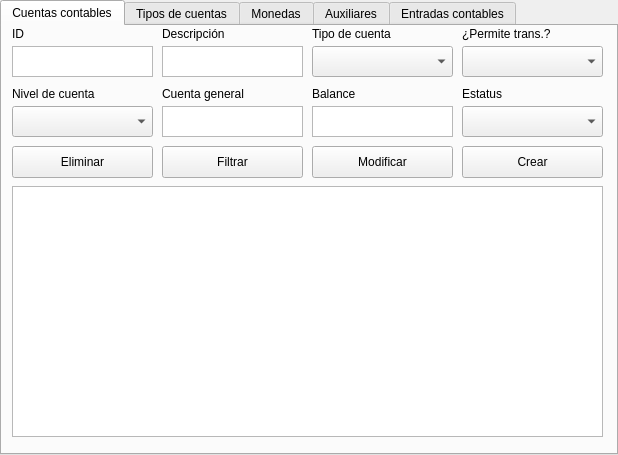
<?xml version="1.0" encoding="UTF-8"?>
<ui version="4.0">
 <class>tabWidget</class>
 <widget class="QTabWidget" name="tabWidget">
  <property name="geometry">
   <rect>
    <x>0</x>
    <y>0</y>
    <width>618</width>
    <height>455</height>
   </rect>
  </property>
  <property name="windowTitle">
   <string>tabWidget</string>
  </property>
  <property name="currentIndex">
   <number>0</number>
  </property>
  <widget class="QWidget" name="accountingTab">
   <attribute name="title">
    <string>Cuentas contables</string>
   </attribute>
   <widget class="QTableWidget" name="accountingTable">
    <property name="geometry">
     <rect>
      <x>10</x>
      <y>160</y>
      <width>591</width>
      <height>251</height>
     </rect>
    </property>
   </widget>
   <widget class="QPushButton" name="accountingUpdateBtn">
    <property name="geometry">
     <rect>
      <x>310</x>
      <y>120</y>
      <width>141</width>
      <height>32</height>
     </rect>
    </property>
    <property name="text">
     <string>Modificar</string>
    </property>
   </widget>
   <widget class="QPushButton" name="accountingInsertBtn">
    <property name="geometry">
     <rect>
      <x>460</x>
      <y>120</y>
      <width>141</width>
      <height>32</height>
     </rect>
    </property>
    <property name="text">
     <string>Crear</string>
    </property>
   </widget>
   <widget class="QTextEdit" name="accountingIdTxt">
    <property name="geometry">
     <rect>
      <x>10</x>
      <y>20</y>
      <width>141</width>
      <height>31</height>
     </rect>
    </property>
   </widget>
   <widget class="QTextEdit" name="accountingDescTxt">
    <property name="geometry">
     <rect>
      <x>160</x>
      <y>20</y>
      <width>141</width>
      <height>31</height>
     </rect>
    </property>
   </widget>
   <widget class="QTextEdit" name="accountingGnlAccTxt">
    <property name="geometry">
     <rect>
      <x>160</x>
      <y>80</y>
      <width>141</width>
      <height>31</height>
     </rect>
    </property>
   </widget>
   <widget class="QTextEdit" name="accountingBlnTxt">
    <property name="geometry">
     <rect>
      <x>310</x>
      <y>80</y>
      <width>141</width>
      <height>31</height>
     </rect>
    </property>
   </widget>
   <widget class="QLabel" name="accountingIdLbl">
    <property name="geometry">
     <rect>
      <x>10</x>
      <y>0</y>
      <width>60</width>
      <height>16</height>
     </rect>
    </property>
    <property name="text">
     <string>ID</string>
    </property>
   </widget>
   <widget class="QLabel" name="accountingDescLbl">
    <property name="geometry">
     <rect>
      <x>160</x>
      <y>0</y>
      <width>91</width>
      <height>16</height>
     </rect>
    </property>
    <property name="text">
     <string>Descripción</string>
    </property>
   </widget>
   <widget class="QLabel" name="accountingAccTypeLbl">
    <property name="geometry">
     <rect>
      <x>310</x>
      <y>0</y>
      <width>121</width>
      <height>16</height>
     </rect>
    </property>
    <property name="text">
     <string>Tipo de cuenta</string>
    </property>
   </widget>
   <widget class="QLabel" name="accountingTrxAllowedLbl">
    <property name="geometry">
     <rect>
      <x>460</x>
      <y>0</y>
      <width>111</width>
      <height>16</height>
     </rect>
    </property>
    <property name="text">
     <string>¿Permite trans.?</string>
    </property>
   </widget>
   <widget class="QLabel" name="accountingAccLvlLbl">
    <property name="geometry">
     <rect>
      <x>10</x>
      <y>60</y>
      <width>121</width>
      <height>16</height>
     </rect>
    </property>
    <property name="text">
     <string>Nivel de cuenta</string>
    </property>
   </widget>
   <widget class="QLabel" name="accountingGnlAccLbl">
    <property name="geometry">
     <rect>
      <x>160</x>
      <y>60</y>
      <width>121</width>
      <height>16</height>
     </rect>
    </property>
    <property name="text">
     <string>Cuenta general</string>
    </property>
   </widget>
   <widget class="QLabel" name="accountingBlncLbl">
    <property name="geometry">
     <rect>
      <x>310</x>
      <y>60</y>
      <width>101</width>
      <height>16</height>
     </rect>
    </property>
    <property name="text">
     <string>Balance</string>
    </property>
   </widget>
   <widget class="QLabel" name="accountingStatusLbl">
    <property name="geometry">
     <rect>
      <x>460</x>
      <y>60</y>
      <width>111</width>
      <height>16</height>
     </rect>
    </property>
    <property name="text">
     <string>Estatus</string>
    </property>
   </widget>
   <widget class="QPushButton" name="accountingFilterBtn">
    <property name="geometry">
     <rect>
      <x>160</x>
      <y>120</y>
      <width>141</width>
      <height>32</height>
     </rect>
    </property>
    <property name="text">
     <string>Filtrar</string>
    </property>
   </widget>
   <widget class="QPushButton" name="accountingDeleteBtn">
    <property name="geometry">
     <rect>
      <x>10</x>
      <y>120</y>
      <width>141</width>
      <height>32</height>
     </rect>
    </property>
    <property name="text">
     <string>Eliminar</string>
    </property>
   </widget>
   <widget class="QComboBox" name="accountingTrxAllwTxt">
    <property name="geometry">
     <rect>
      <x>460</x>
      <y>20</y>
      <width>141</width>
      <height>31</height>
     </rect>
    </property>
   </widget>
   <widget class="QComboBox" name="accountingAccTypeTxt">
    <property name="geometry">
     <rect>
      <x>310</x>
      <y>20</y>
      <width>141</width>
      <height>31</height>
     </rect>
    </property>
   </widget>
   <widget class="QComboBox" name="accountingStsTxt">
    <property name="geometry">
     <rect>
      <x>460</x>
      <y>80</y>
      <width>141</width>
      <height>31</height>
     </rect>
    </property>
   </widget>
   <widget class="QComboBox" name="accountingAccLvlTxt">
    <property name="geometry">
     <rect>
      <x>10</x>
      <y>80</y>
      <width>141</width>
      <height>31</height>
     </rect>
    </property>
   </widget>
  </widget>
  <widget class="QWidget" name="acctypesTab">
   <attribute name="title">
    <string>Tipos de cuentas</string>
   </attribute>
   <widget class="QTableWidget" name="acctypeTable">
    <property name="geometry">
     <rect>
      <x>80</x>
      <y>140</y>
      <width>451</width>
      <height>261</height>
     </rect>
    </property>
   </widget>
   <widget class="QLabel" name="acctypeIdLbl">
    <property name="geometry">
     <rect>
      <x>80</x>
      <y>10</y>
      <width>60</width>
      <height>16</height>
     </rect>
    </property>
    <property name="text">
     <string>ID</string>
    </property>
   </widget>
   <widget class="QTextEdit" name="acctypeDescTxt">
    <property name="geometry">
     <rect>
      <x>80</x>
      <y>90</y>
      <width>141</width>
      <height>31</height>
     </rect>
    </property>
   </widget>
   <widget class="QTextEdit" name="acctypeOrgTxt">
    <property name="geometry">
     <rect>
      <x>230</x>
      <y>30</y>
      <width>141</width>
      <height>31</height>
     </rect>
    </property>
   </widget>
   <widget class="QLabel" name="acctypeOrigLbl">
    <property name="geometry">
     <rect>
      <x>230</x>
      <y>10</y>
      <width>60</width>
      <height>16</height>
     </rect>
    </property>
    <property name="text">
     <string>Origen</string>
    </property>
   </widget>
   <widget class="QTextEdit" name="acctypeIdTxt">
    <property name="geometry">
     <rect>
      <x>80</x>
      <y>30</y>
      <width>141</width>
      <height>31</height>
     </rect>
    </property>
   </widget>
   <widget class="QLabel" name="acctypeDescLbl">
    <property name="geometry">
     <rect>
      <x>80</x>
      <y>70</y>
      <width>91</width>
      <height>16</height>
     </rect>
    </property>
    <property name="text">
     <string>Descripción</string>
    </property>
   </widget>
   <widget class="QLabel" name="acctypeStatusLbl">
    <property name="geometry">
     <rect>
      <x>230</x>
      <y>70</y>
      <width>60</width>
      <height>16</height>
     </rect>
    </property>
    <property name="text">
     <string>Estatus</string>
    </property>
   </widget>
   <widget class="QTextEdit" name="acctypeStsTxt">
    <property name="geometry">
     <rect>
      <x>230</x>
      <y>90</y>
      <width>141</width>
      <height>31</height>
     </rect>
    </property>
   </widget>
   <widget class="QPushButton" name="acctypeInsertBtn">
    <property name="geometry">
     <rect>
      <x>390</x>
      <y>100</y>
      <width>141</width>
      <height>32</height>
     </rect>
    </property>
    <property name="text">
     <string>Crear</string>
    </property>
   </widget>
   <widget class="QPushButton" name="acctypeFilterBtn">
    <property name="geometry">
     <rect>
      <x>390</x>
      <y>40</y>
      <width>141</width>
      <height>32</height>
     </rect>
    </property>
    <property name="text">
     <string>Filtrar</string>
    </property>
   </widget>
   <widget class="QPushButton" name="acctypeUpdateBtn">
    <property name="geometry">
     <rect>
      <x>390</x>
      <y>70</y>
      <width>141</width>
      <height>32</height>
     </rect>
    </property>
    <property name="text">
     <string>Modificar</string>
    </property>
   </widget>
   <widget class="QPushButton" name="acctypeDeleteBtn">
    <property name="geometry">
     <rect>
      <x>390</x>
      <y>10</y>
      <width>141</width>
      <height>32</height>
     </rect>
    </property>
    <property name="text">
     <string>Eliminar</string>
    </property>
   </widget>
  </widget>
  <widget class="QWidget" name="currencyTab">
   <attribute name="title">
    <string>Monedas</string>
   </attribute>
   <widget class="QLabel" name="currencyRateLbl">
    <property name="geometry">
     <rect>
      <x>230</x>
      <y>10</y>
      <width>60</width>
      <height>16</height>
     </rect>
    </property>
    <property name="text">
     <string>Tasa</string>
    </property>
   </widget>
   <widget class="QTableWidget" name="currencyTable">
    <property name="geometry">
     <rect>
      <x>80</x>
      <y>140</y>
      <width>451</width>
      <height>261</height>
     </rect>
    </property>
   </widget>
   <widget class="QTextEdit" name="currencyRateTxt">
    <property name="geometry">
     <rect>
      <x>230</x>
      <y>30</y>
      <width>131</width>
      <height>31</height>
     </rect>
    </property>
   </widget>
   <widget class="QPushButton" name="currencyFetchBtn">
    <property name="geometry">
     <rect>
      <x>370</x>
      <y>100</y>
      <width>161</width>
      <height>32</height>
     </rect>
    </property>
    <property name="text">
     <string>Actualizar tasas</string>
    </property>
   </widget>
   <widget class="QTextEdit" name="currencyIdTxt">
    <property name="geometry">
     <rect>
      <x>80</x>
      <y>30</y>
      <width>131</width>
      <height>31</height>
     </rect>
    </property>
   </widget>
   <widget class="QLabel" name="currencyStatusLbl">
    <property name="geometry">
     <rect>
      <x>230</x>
      <y>70</y>
      <width>60</width>
      <height>16</height>
     </rect>
    </property>
    <property name="text">
     <string>Estatus</string>
    </property>
   </widget>
   <widget class="QLabel" name="currencyIdLbl">
    <property name="geometry">
     <rect>
      <x>80</x>
      <y>10</y>
      <width>60</width>
      <height>16</height>
     </rect>
    </property>
    <property name="text">
     <string>ID</string>
    </property>
   </widget>
   <widget class="QTextEdit" name="currencyStsTxt">
    <property name="geometry">
     <rect>
      <x>230</x>
      <y>90</y>
      <width>131</width>
      <height>31</height>
     </rect>
    </property>
   </widget>
   <widget class="QTextEdit" name="currencyDescTxt">
    <property name="geometry">
     <rect>
      <x>80</x>
      <y>90</y>
      <width>131</width>
      <height>31</height>
     </rect>
    </property>
   </widget>
   <widget class="QPushButton" name="currencyDeleteBtn">
    <property name="geometry">
     <rect>
      <x>370</x>
      <y>10</y>
      <width>81</width>
      <height>32</height>
     </rect>
    </property>
    <property name="text">
     <string>Eliminar</string>
    </property>
   </widget>
   <widget class="QPushButton" name="currencyUpdateBtn">
    <property name="geometry">
     <rect>
      <x>370</x>
      <y>40</y>
      <width>161</width>
      <height>32</height>
     </rect>
    </property>
    <property name="text">
     <string>Modificar</string>
    </property>
   </widget>
   <widget class="QPushButton" name="currencyInsertBtn">
    <property name="geometry">
     <rect>
      <x>450</x>
      <y>10</y>
      <width>81</width>
      <height>32</height>
     </rect>
    </property>
    <property name="text">
     <string>Crear</string>
    </property>
   </widget>
   <widget class="QLabel" name="currencyDescLbl">
    <property name="geometry">
     <rect>
      <x>80</x>
      <y>70</y>
      <width>91</width>
      <height>16</height>
     </rect>
    </property>
    <property name="text">
     <string>Descripción</string>
    </property>
   </widget>
   <widget class="QPushButton" name="currencyFilterBtn">
    <property name="geometry">
     <rect>
      <x>370</x>
      <y>70</y>
      <width>161</width>
      <height>32</height>
     </rect>
    </property>
    <property name="text">
     <string>Filtrar</string>
    </property>
   </widget>
  </widget>
  <widget class="QWidget" name="usersTab">
   <attribute name="title">
    <string>Auxiliares</string>
   </attribute>
   <widget class="QPushButton" name="auxDeleteBtn">
    <property name="geometry">
     <rect>
      <x>390</x>
      <y>10</y>
      <width>141</width>
      <height>32</height>
     </rect>
    </property>
    <property name="text">
     <string>Eliminar</string>
    </property>
   </widget>
   <widget class="QTextEdit" name="auxStatusTxt">
    <property name="geometry">
     <rect>
      <x>230</x>
      <y>30</y>
      <width>141</width>
      <height>31</height>
     </rect>
    </property>
   </widget>
   <widget class="QPushButton" name="auxUpdateBtn">
    <property name="geometry">
     <rect>
      <x>390</x>
      <y>70</y>
      <width>141</width>
      <height>32</height>
     </rect>
    </property>
    <property name="text">
     <string>Modificar</string>
    </property>
   </widget>
   <widget class="QLabel" name="auxDescLbl">
    <property name="geometry">
     <rect>
      <x>80</x>
      <y>70</y>
      <width>91</width>
      <height>16</height>
     </rect>
    </property>
    <property name="text">
     <string>Descripción</string>
    </property>
   </widget>
   <widget class="QTextEdit" name="auxDescTxt">
    <property name="geometry">
     <rect>
      <x>80</x>
      <y>90</y>
      <width>291</width>
      <height>31</height>
     </rect>
    </property>
   </widget>
   <widget class="QLabel" name="auxIdLbl">
    <property name="geometry">
     <rect>
      <x>80</x>
      <y>10</y>
      <width>60</width>
      <height>16</height>
     </rect>
    </property>
    <property name="text">
     <string>ID</string>
    </property>
   </widget>
   <widget class="QPushButton" name="auxInsertBtn">
    <property name="geometry">
     <rect>
      <x>390</x>
      <y>100</y>
      <width>141</width>
      <height>32</height>
     </rect>
    </property>
    <property name="text">
     <string>Crear</string>
    </property>
   </widget>
   <widget class="QTextEdit" name="auxIdTxt">
    <property name="geometry">
     <rect>
      <x>80</x>
      <y>30</y>
      <width>141</width>
      <height>31</height>
     </rect>
    </property>
   </widget>
   <widget class="QLabel" name="auxStatusLbl">
    <property name="geometry">
     <rect>
      <x>230</x>
      <y>10</y>
      <width>60</width>
      <height>16</height>
     </rect>
    </property>
    <property name="text">
     <string>Estatus</string>
    </property>
   </widget>
   <widget class="QPushButton" name="auxFetchBtn">
    <property name="geometry">
     <rect>
      <x>390</x>
      <y>40</y>
      <width>141</width>
      <height>32</height>
     </rect>
    </property>
    <property name="text">
     <string>Actualizar tasas</string>
    </property>
   </widget>
   <widget class="QTableWidget" name="auxTable">
    <property name="geometry">
     <rect>
      <x>80</x>
      <y>140</y>
      <width>451</width>
      <height>261</height>
     </rect>
    </property>
   </widget>
  </widget>
  <widget class="QWidget" name="entriesTab">
   <attribute name="title">
    <string>Entradas contables</string>
   </attribute>
   <widget class="QTextEdit" name="entriesAccTypeTxt">
    <property name="geometry">
     <rect>
      <x>460</x>
      <y>20</y>
      <width>141</width>
      <height>31</height>
     </rect>
    </property>
   </widget>
   <widget class="QLabel" name="entriesIdLbl">
    <property name="geometry">
     <rect>
      <x>10</x>
      <y>0</y>
      <width>60</width>
      <height>16</height>
     </rect>
    </property>
    <property name="text">
     <string>ID</string>
    </property>
   </widget>
   <widget class="QLabel" name="entriesStatusLbl">
    <property name="geometry">
     <rect>
      <x>460</x>
      <y>60</y>
      <width>111</width>
      <height>16</height>
     </rect>
    </property>
    <property name="text">
     <string>Estatus</string>
    </property>
   </widget>
   <widget class="QTextEdit" name="entriesDescTxt">
    <property name="geometry">
     <rect>
      <x>160</x>
      <y>20</y>
      <width>141</width>
      <height>31</height>
     </rect>
    </property>
   </widget>
   <widget class="QLabel" name="entriesAmountLbl">
    <property name="geometry">
     <rect>
      <x>310</x>
      <y>60</y>
      <width>101</width>
      <height>16</height>
     </rect>
    </property>
    <property name="text">
     <string>Monto</string>
    </property>
   </widget>
   <widget class="QTableWidget" name="entriesTable">
    <property name="geometry">
     <rect>
      <x>10</x>
      <y>160</y>
      <width>591</width>
      <height>251</height>
     </rect>
    </property>
   </widget>
   <widget class="QTextEdit" name="entriesAccOrigTxt">
    <property name="geometry">
     <rect>
      <x>310</x>
      <y>20</y>
      <width>141</width>
      <height>31</height>
     </rect>
    </property>
   </widget>
   <widget class="QPushButton" name="entriesUpdateBtn">
    <property name="geometry">
     <rect>
      <x>370</x>
      <y>120</y>
      <width>111</width>
      <height>32</height>
     </rect>
    </property>
    <property name="text">
     <string>Modificar</string>
    </property>
   </widget>
   <widget class="QLabel" name="entriesAccTypeLbl">
    <property name="geometry">
     <rect>
      <x>460</x>
      <y>0</y>
      <width>121</width>
      <height>16</height>
     </rect>
    </property>
    <property name="text">
     <string>Tipo de cuenta</string>
    </property>
   </widget>
   <widget class="QTextEdit" name="entriesAccNumTxt">
    <property name="geometry">
     <rect>
      <x>10</x>
      <y>80</y>
      <width>141</width>
      <height>31</height>
     </rect>
    </property>
   </widget>
   <widget class="QPushButton" name="entriesInsertBtn">
    <property name="geometry">
     <rect>
      <x>490</x>
      <y>120</y>
      <width>111</width>
      <height>32</height>
     </rect>
    </property>
    <property name="text">
     <string>Crear</string>
    </property>
   </widget>
   <widget class="QTextEdit" name="entriesStsTxt">
    <property name="geometry">
     <rect>
      <x>460</x>
      <y>80</y>
      <width>141</width>
      <height>31</height>
     </rect>
    </property>
   </widget>
   <widget class="QPushButton" name="entriesFilterBtn">
    <property name="geometry">
     <rect>
      <x>130</x>
      <y>120</y>
      <width>111</width>
      <height>32</height>
     </rect>
    </property>
    <property name="text">
     <string>Filtrar</string>
    </property>
   </widget>
   <widget class="QTextEdit" name="entriesIdTxt">
    <property name="geometry">
     <rect>
      <x>10</x>
      <y>20</y>
      <width>141</width>
      <height>31</height>
     </rect>
    </property>
   </widget>
   <widget class="QPushButton" name="entriesDeleteBtn">
    <property name="geometry">
     <rect>
      <x>10</x>
      <y>120</y>
      <width>111</width>
      <height>32</height>
     </rect>
    </property>
    <property name="text">
     <string>Eliminar</string>
    </property>
   </widget>
   <widget class="QLabel" name="entriesDescLbl">
    <property name="geometry">
     <rect>
      <x>160</x>
      <y>0</y>
      <width>91</width>
      <height>16</height>
     </rect>
    </property>
    <property name="text">
     <string>Descripción</string>
    </property>
   </widget>
   <widget class="QLabel" name="entriesAccNumLbl">
    <property name="geometry">
     <rect>
      <x>10</x>
      <y>60</y>
      <width>121</width>
      <height>16</height>
     </rect>
    </property>
    <property name="text">
     <string>Número de cuenta</string>
    </property>
   </widget>
   <widget class="QTextEdit" name="entriesAmountTxt">
    <property name="geometry">
     <rect>
      <x>310</x>
      <y>80</y>
      <width>141</width>
      <height>31</height>
     </rect>
    </property>
   </widget>
   <widget class="QLabel" name="entriesDateLbl">
    <property name="geometry">
     <rect>
      <x>160</x>
      <y>60</y>
      <width>121</width>
      <height>16</height>
     </rect>
    </property>
    <property name="text">
     <string>Fecha de registro</string>
    </property>
   </widget>
   <widget class="QLabel" name="entriesAccOrigLbl">
    <property name="geometry">
     <rect>
      <x>310</x>
      <y>0</y>
      <width>121</width>
      <height>16</height>
     </rect>
    </property>
    <property name="text">
     <string>Cuenta origen</string>
    </property>
   </widget>
   <widget class="QTextEdit" name="entriesDateTxt">
    <property name="geometry">
     <rect>
      <x>160</x>
      <y>80</y>
      <width>141</width>
      <height>31</height>
     </rect>
    </property>
   </widget>
   <widget class="QPushButton" name="entriesFetchBtn">
    <property name="geometry">
     <rect>
      <x>250</x>
      <y>120</y>
      <width>111</width>
      <height>32</height>
     </rect>
    </property>
    <property name="text">
     <string>Refrescar</string>
    </property>
   </widget>
  </widget>
 </widget>
 <resources/>
 <connections/>
</ui>
